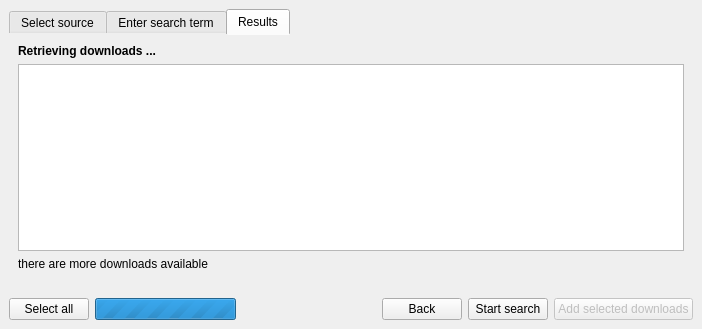
<?xml version="1.0" encoding="UTF-8"?>
<ui version="4.0">
 <class>AddMultipleDownloadsDialog</class>
 <widget class="QDialog" name="AddMultipleDownloadsDialog">
  <property name="geometry">
   <rect>
    <x>0</x>
    <y>0</y>
    <width>702</width>
    <height>329</height>
   </rect>
  </property>
  <property name="windowTitle">
   <string>Add multiple downloads</string>
  </property>
  <property name="styleSheet">
   <string notr="true">#tabWidget::pane {
border: none;
}</string>
  </property>
  <layout class="QVBoxLayout" name="verticalLayout_3">
   <property name="spacing">
    <number>0</number>
   </property>
   <property name="leftMargin">
    <number>0</number>
   </property>
   <property name="topMargin">
    <number>0</number>
   </property>
   <property name="rightMargin">
    <number>0</number>
   </property>
   <property name="bottomMargin">
    <number>0</number>
   </property>
   <item>
    <widget class="QWidget" name="mainWidget" native="true">
     <layout class="QVBoxLayout" name="verticalLayout_4">
      <item>
       <widget class="QTabWidget" name="tabWidget">
        <property name="currentIndex">
         <number>2</number>
        </property>
        <widget class="QWidget" name="buttonsTabWidget">
         <attribute name="title">
          <string>Select source</string>
         </attribute>
         <layout class="QVBoxLayout" name="verticalLayout_5">
          <item>
           <spacer name="verticalSpacer_2">
            <property name="orientation">
             <enum>Qt::Vertical</enum>
            </property>
            <property name="sizeHint" stdset="0">
             <size>
              <width>20</width>
              <height>40</height>
             </size>
            </property>
           </spacer>
          </item>
          <item>
           <widget class="QLabel" name="sourceLabel">
            <property name="text">
             <string>Select the source you want to add downloads from:</string>
            </property>
           </widget>
          </item>
          <item>
           <widget class="QCommandLinkButton" name="youtubePlaylistCommandLinkButton">
            <property name="text">
             <string>Youtube playlist</string>
            </property>
           </widget>
          </item>
          <item>
           <widget class="QCommandLinkButton" name="groovesharkAlbumCommandLinkButton">
            <property name="text">
             <string>Grooveshark album</string>
            </property>
           </widget>
          </item>
          <item>
           <widget class="QCommandLinkButton" name="groovesharkPlaylistCommandLinkButton">
            <property name="text">
             <string>Grooveshark playlist</string>
            </property>
           </widget>
          </item>
          <item>
           <spacer name="verticalSpacer">
            <property name="orientation">
             <enum>Qt::Vertical</enum>
            </property>
            <property name="sizeHint" stdset="0">
             <size>
              <width>20</width>
              <height>40</height>
             </size>
            </property>
           </spacer>
          </item>
         </layout>
        </widget>
        <widget class="QWidget" name="enterSearchTermTab">
         <attribute name="title">
          <string>Enter search term</string>
         </attribute>
         <layout class="QVBoxLayout" name="verticalLayout_2">
          <item>
           <spacer name="verticalSpacer_4">
            <property name="orientation">
             <enum>Qt::Vertical</enum>
            </property>
            <property name="sizeHint" stdset="0">
             <size>
              <width>20</width>
              <height>40</height>
             </size>
            </property>
           </spacer>
          </item>
          <item>
           <widget class="QLabel" name="enterTermLabel">
            <property name="text">
             <string>Enter search term</string>
            </property>
           </widget>
          </item>
          <item>
           <widget class="Widgets::ClearLineEdit" name="termLineEdit"/>
          </item>
          <item>
           <widget class="QCheckBox" name="byIdCheckBox">
            <property name="text">
             <string>search by id</string>
            </property>
           </widget>
          </item>
          <item>
           <widget class="QCheckBox" name="verifiedCheckBox">
            <property name="text">
             <string>retrieve only verified songs if possible</string>
            </property>
           </widget>
          </item>
          <item>
           <spacer name="verticalSpacer_3">
            <property name="orientation">
             <enum>Qt::Vertical</enum>
            </property>
            <property name="sizeHint" stdset="0">
             <size>
              <width>20</width>
              <height>40</height>
             </size>
            </property>
           </spacer>
          </item>
         </layout>
        </widget>
        <widget class="QWidget" name="resultsTabWidget">
         <attribute name="title">
          <string>Results</string>
         </attribute>
         <layout class="QVBoxLayout" name="verticalLayout">
          <item>
           <widget class="QLabel" name="titleLabel">
            <property name="styleSheet">
             <string notr="true">font-weight: bold;</string>
            </property>
            <property name="text">
             <string>Retrieving downloads ...</string>
            </property>
           </widget>
          </item>
          <item>
           <widget class="QTreeView" name="downloadsTreeView">
            <property name="selectionMode">
             <enum>QAbstractItemView::MultiSelection</enum>
            </property>
            <property name="indentation">
             <number>0</number>
            </property>
            <property name="sortingEnabled">
             <bool>true</bool>
            </property>
            <attribute name="headerShowSortIndicator" stdset="0">
             <bool>true</bool>
            </attribute>
           </widget>
          </item>
          <item>
           <widget class="QLabel" name="moreDownloadsAvailableLabel">
            <property name="text">
             <string>there are more downloads available</string>
            </property>
           </widget>
          </item>
         </layout>
        </widget>
       </widget>
      </item>
     </layout>
    </widget>
   </item>
   <item>
    <widget class="QWidget" name="bottomWidget" native="true">
     <property name="maximumSize">
      <size>
       <width>16777215</width>
       <height>55</height>
      </size>
     </property>
     <layout class="QHBoxLayout" name="horizontalLayout">
      <item>
       <widget class="QPushButton" name="selectAllPushButton">
        <property name="text">
         <string>Select all</string>
        </property>
        <property name="icon">
         <iconset theme="edit-select-all">
          <normaloff/>
         </iconset>
        </property>
       </widget>
      </item>
      <item>
       <widget class="QProgressBar" name="progressBar">
        <property name="maximum">
         <number>0</number>
        </property>
        <property name="textVisible">
         <bool>false</bool>
        </property>
       </widget>
      </item>
      <item>
       <spacer name="horizontalSpacer">
        <property name="orientation">
         <enum>Qt::Horizontal</enum>
        </property>
        <property name="sizeHint" stdset="0">
         <size>
          <width>40</width>
          <height>20</height>
         </size>
        </property>
       </spacer>
      </item>
      <item>
       <widget class="QPushButton" name="backPushButton">
        <property name="text">
         <string>Back</string>
        </property>
        <property name="icon">
         <iconset theme="go-previous">
          <normaloff/>
         </iconset>
        </property>
       </widget>
      </item>
      <item>
       <widget class="QPushButton" name="searchPushButton">
        <property name="text">
         <string>Start search</string>
        </property>
        <property name="icon">
         <iconset theme="system-search">
          <normaloff/>
         </iconset>
        </property>
       </widget>
      </item>
      <item>
       <widget class="QPushButton" name="addPushButton">
        <property name="enabled">
         <bool>false</bool>
        </property>
        <property name="text">
         <string>Add selected downloads</string>
        </property>
        <property name="icon">
         <iconset theme="list-add">
          <normaloff/>
         </iconset>
        </property>
        <property name="default">
         <bool>true</bool>
        </property>
       </widget>
      </item>
     </layout>
    </widget>
   </item>
  </layout>
 </widget>
 <customwidgets>
  <customwidget>
   <class>Widgets::ClearLineEdit</class>
   <extends>QLineEdit</extends>
   <header location="global">qtutilities/widgets/clearlineedit.h</header>
  </customwidget>
 </customwidgets>
 <resources/>
 <connections/>
</ui>
